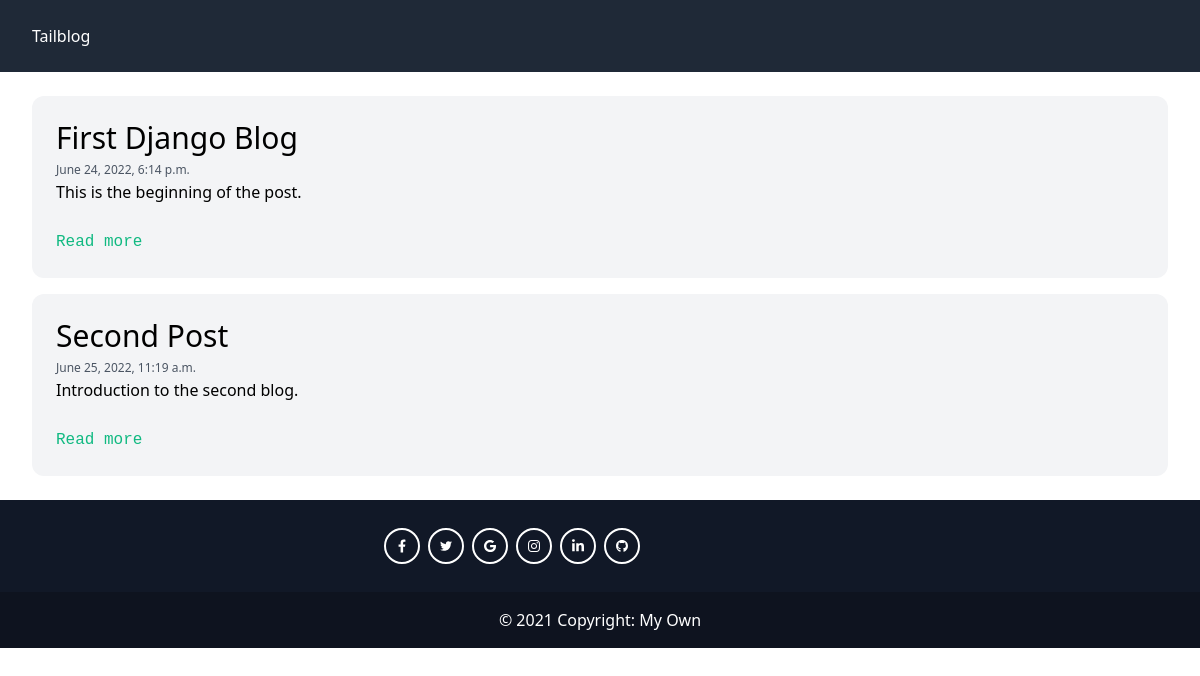
The page / on the database its author committed.
### post/models.py (models this page shows)
class Post(models.Model):
    category = models.ForeignKey(Category, related_name='post', on_delete=models.CASCADE)
    title = models.CharField(max_length=255)
    slug = models.SlugField(max_length=255)
    intro = models.TextField()
    body = models.TextField()
    created_at = models.DateTimeField(auto_now=True)

### post/views.py (the view)
# urls.py: path('',views.index, name='index'),
def index(request):
    posts = Post.objects.all
    return render(request, 'index.html', {'posts': posts} )

### templates/index.html
{% extends 'base.html' %}
{% block content %}
<div class="space-y-4">
    {% for post in posts %}
        <article class="p-6 bg-gray-100 rounded-xl">
            <h2 class="text-3xl">{{ post.title }}</h2>
            <span class="text-xs text-gray-600">{{ post.created_at }}</span>
            <p class="mb-6">{{ post.intro }}</p>
            <a href="{% url 'post_detail' post.slug %}" class="hover:text-blue-700 text-emerald-500 font-mono">Read more</a>
        </article>
    {% endfor %}
</div>
{% endblock %}

### rows shown on the page
Post: title "First Django Blog", created_at "June 24, 2022, 6:14 p.m.", intro "This is the beginning of the post."
Post: title "Second Post", created_at "June 25, 2022, 11:19 a.m.", intro "Introduction to the second blog."
